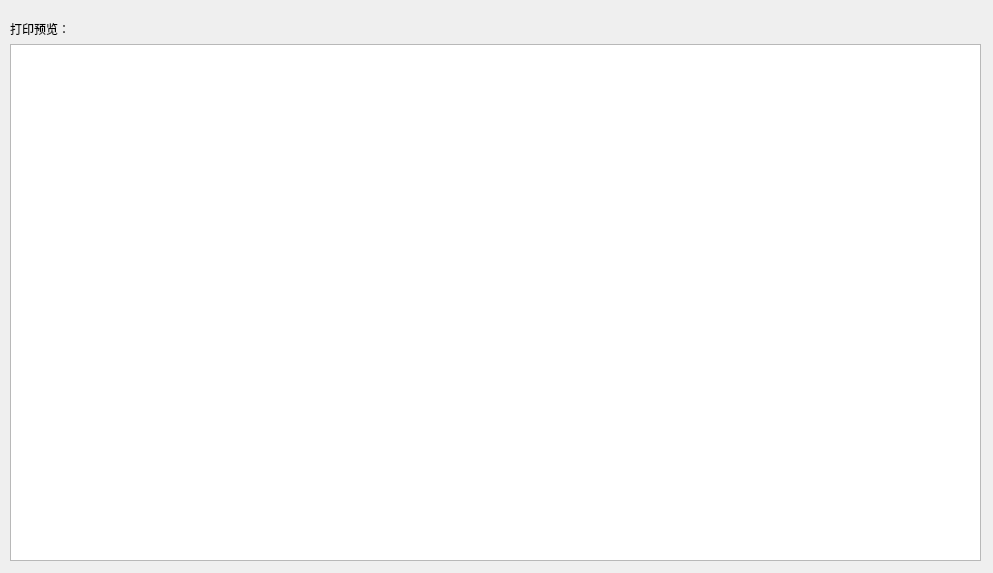
<?xml version="1.0" encoding="UTF-8"?>
<ui version="4.0">
 <class>result</class>
 <widget class="QWidget" name="result">
  <property name="geometry">
   <rect>
    <x>0</x>
    <y>0</y>
    <width>993</width>
    <height>573</height>
   </rect>
  </property>
  <property name="windowTitle">
   <string>Form</string>
  </property>
  <widget class="QWidget" name="layoutWidget">
   <property name="geometry">
    <rect>
     <x>10</x>
     <y>20</y>
     <width>971</width>
     <height>541</height>
    </rect>
   </property>
   <layout class="QVBoxLayout" name="verticalLayout">
    <item>
     <widget class="QLabel" name="label">
      <property name="sizePolicy">
       <sizepolicy hsizetype="Preferred" vsizetype="Fixed">
        <horstretch>0</horstretch>
        <verstretch>0</verstretch>
       </sizepolicy>
      </property>
      <property name="text">
       <string>打印预览：</string>
      </property>
     </widget>
    </item>
    <item>
     <widget class="QTableWidget" name="tableWidget">
      <property name="sizePolicy">
       <sizepolicy hsizetype="Expanding" vsizetype="Expanding">
        <horstretch>0</horstretch>
        <verstretch>1</verstretch>
       </sizepolicy>
      </property>
     </widget>
    </item>
   </layout>
  </widget>
 </widget>
 <resources/>
 <connections/>
</ui>
